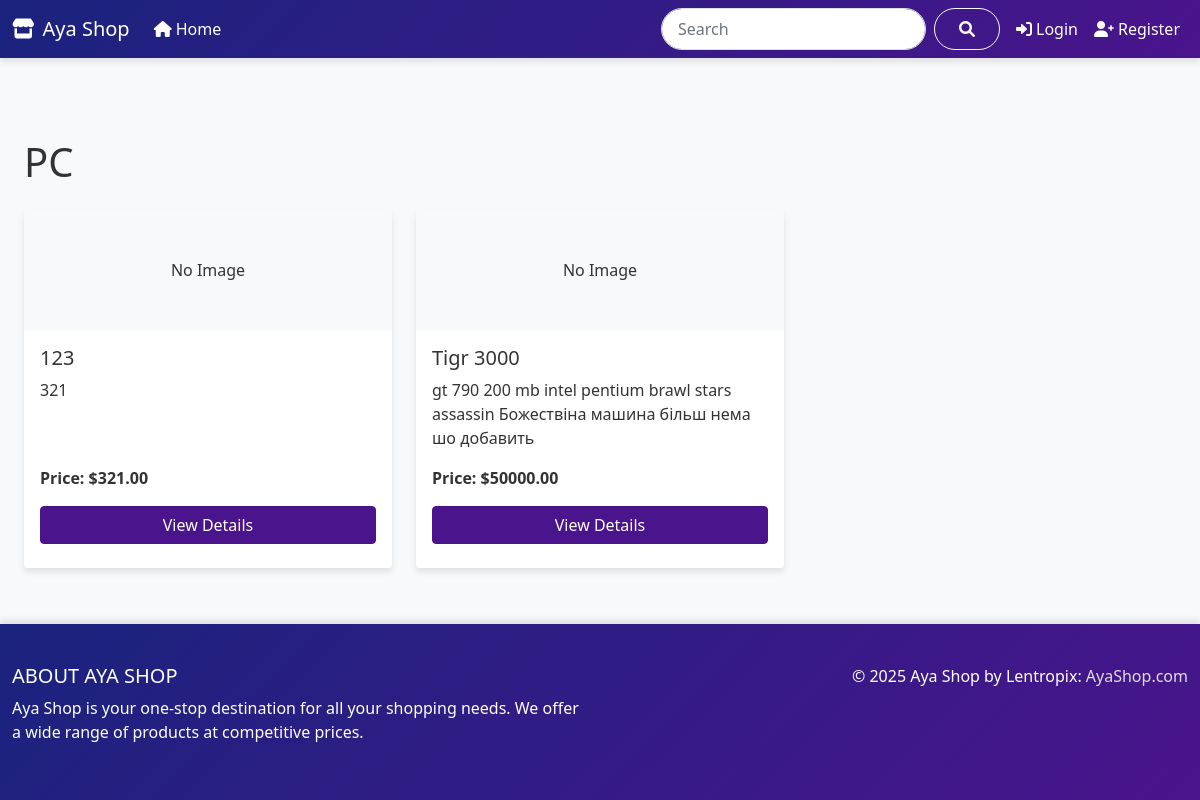
/category/6/, run on the app's committed database.
### shop/models.py (models this page shows, shortened)
class Category(models.Model):
    name = models.CharField(max_length=100, unique=True)
    slug = models.SlugField(max_length=100, unique=True, blank=True)
    class Meta:
        ordering = ('name',)
        verbose_name = 'category'
        verbose_name_plural = 'categories'

class Product(models.Model):
    category = models.ForeignKey(Category, related_name='products', on_delete=models.CASCADE)
    name = models.CharField(max_length=100, unique=True)
    slug = models.SlugField(max_length=100, unique=True, blank=True)
    description = models.TextField(blank=True)
    price = models.DecimalField(max_digits=10, decimal_places=2)
    available = models.BooleanField(default=True)
    created = models.DateTimeField(auto_now_add=True)
    updated = models.DateTimeField(auto_now=True)
    author = models.ForeignKey(User, on_delete=models.SET_NULL, related_name='products', null=True)
    content = models.TextField(blank=True)
    class Meta:
        ordering = ('name',)
        indexes = [
            models.Index(fields=['id', 'slug']),
        ]

### shop/views.py (the view)
# urls.py: path('category/<int:pk>/', views.category_detail, name='category_detail'),
def category_detail(request, pk):
    category = get_object_or_404(Category, pk=pk)
    products = Product.objects.filter(category=category, available=True)
    context = {
        'category': category,
        'products': products
    }
    return render(request, 'category_detail.html', context)

### templates/category_detail.html (shortened to what this page needs)
{% extends 'base.html' %}
{% block content %}
<div class="container mt-4">
    <h1 class="mb-4">{{ category.name }}</h1>
    {% if products %}
        <div class="row">
            {% for product in products %}
                <div class="col-md-4 mb-4">
                    <div class="card h-100">
                        {% if product.image %}
                            <img src="{{ product.image.url }}" class="card-img-top" alt="{{ product.name }}">
                        {% else %}
                            <div class="card-img-top bg-light text-center py-5">No Image</div>
                        {% endif %}
                        <div class="card-body d-flex flex-column">
                            <h5 class="card-title">{{ product.name }}</h5>
                            <p class="card-text flex-grow-1">{{ product.description|truncatewords:20 }}</p>
                            <p class="card-text"><strong>Price: ${{ product.price }}</strong></p>
                            <a href="{% url 'product_detail' product.pk %}" class="btn btn-primary mb-2">View Details</a>
                        </div>
                    </div>
                </div>
            {% endfor %}
        </div>
    {% else %}
        <div class="alert alert-info" role="alert">
            No products available in this category.
        </div>
    {% endif %}
</div>
{% endblock %}

### templates/base.html (style rules this page uses)
:root { --dark-blue: #1a237e; --purple: #4a148c; --light-purple: #7c43bd; --gradient: linear-gradient(135deg, var(--dark-blue), var(--purple)); --shadow: 0 4px 6px rgba(0, 0, 0, 0.1); }
body { display: flex; flex-direction: column; min-height: 100vh; background-color: #f8f9fa; color: #333; font-family: 'Segoe UI', Tahoma, Geneva, Verdana, sans-serif; }
.btn-primary { background-color: var(--purple); border-color: var(--purple); transition: background-color 0.3s ease; }
.card { border: none; box-shadow: var(--shadow); transition: transform 0.3s ease, box-shadow 0.3s ease; }
.container { max-width: 1200px; }

### data on the page
Category: name "PC"
Product: name "123", description "321", price "321.00"
Product: name "Tigr 3000", description "gt 790 200 mb intel pentium brawl stars assassin Божествіна машина більш нема шо добавить", price "50000.00"
